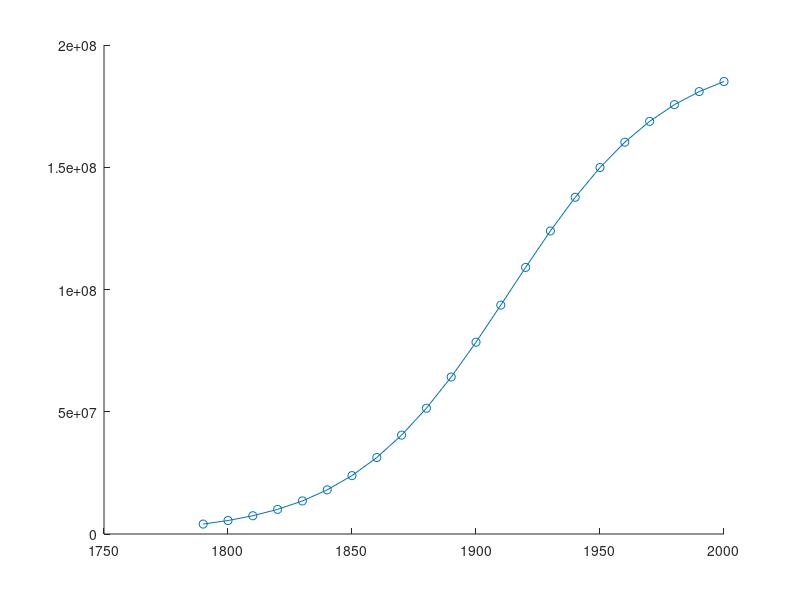

Write the MATLAB code that produced this figure.
x=1790:10:2000;
disp(['The value of year is',num2str(x)]);
d=x-1913.25;
P=197273000./(1+exp(-0.03134*d));
disp(['The value of population is',num2str(P)]);
scatter(x,P);
hold("on");
plot(x,P);
